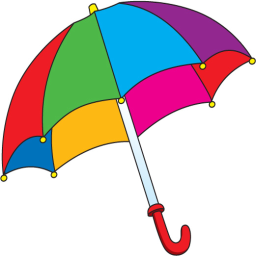
#> input picture lab5hw/umbrella.png, 256 x 256 px
$ jupyter execute 12_segmentation_HW.ipynb
#> lines starting #> are read from the running program, lines starting #| are printed output that depends on the picture
## Zadanie domowe: Segmentacja przez podział i łączenie

Omówioną procedurę segmentacji przez rozrost można określić jako podejście z dołu do góry, od szczegółu do ogółu (ang. *bottom-up*) - zaczynamy od pojedynczego piksela i dochodzimy do całego obrazu lub jego fragmentu.
Segmentację można również zacząć od całego obrazka i dokonywać jego podziału na fragmenty, które ew. mogą zostać później połączone.
Takie podejście można określić jako od góry do dołu, od ogółu do szczegółu (ang. *top-down*).

Niech $R$ oznacza cały obraz, a $Q$ wybrany predykat.
Sprawdzamy, czy zachodzi zależność $Q(R)= TRUE$.
Zwykle tak nie jest, gdyż to oznaczałoby obecność na obrazie tylko jednego obszaru o ''spójnych'' właściwościach, czyli segmentacja w takim przypadku byłaby zbędna (w szczególności zachodziłoby to dla obrazu jednorodnego).
Jeśli $Q(R) = FALSE$ dzielimy obszar $R$ na podobszary.
Zwykle stosuje się tutaj podział na cztery jednakowe kwadratowe podobszary.
Zilustrowano to na poniższym rysunku.

Podział ten można również opisać w formie drzewa, gdzie każdy wierzchołek może mieć dokładnie 4 następniki.
W takim ujęciu korzeń to cały obraz.
Dla nowo powstałych podobszrów $R_1, R_2, R_3, R_4$ sprawdzany jest predykat $Q$.
Jeśli nie jest on spełniony to następuje dalszy podział - w przykładzie na $R_{41}, R_{42}, R_{43}, R_{44}$.
Procedurę kontynuujemy do momentu kiedy wszystkie podobszary będą spójne.
Uwaga. Zwykle określa się minimalny rozmiar podobszaru (większy niż 1 piksel np. blok o rozmiarze $8 \times8$).

W wyniku powyższej procedury otrzymujemy podział obrazka, przy czym często się może zdarzyć, że leżące obok siebie podobszary będą spełniać predykat tj. $Q (R_i \cup R_j) = TRUE$ dla sąsiadujących $R_i$ i $R_j$.
Jest to sprzeczne z podpunktem *5* w warunkach segmentacji.
Zjawisko to eliminowane jest w procedurze łączenia.
Dla każdego z podobszarów sprawdza się jego sąsiadów i jeśli spełniony jest warunek $Q (R_i \cup R_j) = TRUE$  to następuje ich połączenie.
Procedura kontynuowana jest do momentu, kiedy niemożliwe jest dalsze łączenie.

Dla metody możliwe są również uproszczenia.
Przykładowo osłabia się warunek na łączenie z $Q (R_i \cup R_j) = TRUE$ na $Q (R_i)= TRUE i Q(R_j) = TRUE$, czyli warunki muszą być spełnione dla każdego podobszaru osobno, ale już nie dla połączenia.

Uwaga. Podobnie jak dla segmentacji przez rozrost, segmentacja przez podział i łączenie to też tylko pewna koncepcja (pewne ramy) algorytmu.
Stworzenie konkretnego rozwiązania jest zadaniem dla osoby realizującej dany system wizyjny i wymaga analizy konkretnego problemu.

Uwaga. Podany poniżej sposób implementacji nie jest ani jedynym z możliwych, ani optymalnym obliczeniowo.
Ma on za zadanie tylko zilustrować koncepcję tej metody segmentacji.

## Realizacja ćwiczenia

1. Wczytaj obraz *umbrella.png*.
   Dokonaj konwersji z BGR do RGB.
   Wyświetl go.
   Załóżmy, że chcemy dokonać segmentacji poszczególnych fragmentów kolorowego parasola.
   Nasz algorytm opierać się będzie na podejściu podziału i łączenia.
   Jako kryterium podziału zastosujemy ''jednorodność'' danego obszaru, którą można opisać poprzez odchylenie standardowe.
   Przy scalaniu będziemy brać pod uwagę średni ocień koloru tj. łączyć podobszary o zbliżonym odcieniu.

2. W pierwszym etapie należy dokonać konwersji do przestrzeni barw HSV.
   Następnie wybrać tylko składową H (tj. barwę).
   Można ją kontrolnie wyświetlić.

3. Procedurę podziału wygodnie jest zrealizować w formie rekurencji.
   Utwórz funkcję np. `split`, która jako argumenty przyjmować będzie obraz oraz cztery współrzędne analizowanego podobszaru.
   W pierwszym kroku należy wyciąć odpowiedni fragment oraz obliczyć dla niego średnią i odchylenie standardowe (`np.mean` oraz `np.std`).

4. Następnie sprawdzamy czy odchylenie jest mniejsze niż zadany przez nas próg (np. 0.05) oraz czy nie osiągnęliśmy limitu podziału (np. bok kwadratu 8 pikseli).
  Oba potrzebne progi możemy zrealizować za pomocą zmiennych globalnych dostępnych w Python (po prostu zadeklarowanych przed funkcją).
  Potrzeby rozmiar kwadratu obliczamy na podstawie współrzędnych (przekazanych do funkcji jako argumenty)

   Uwaga. Użycie zmiennych globalnych jest złą praktyką programistyczną i zachęcamy do ''opakowania'' obliczeń w klasę - nie jest to jednak obowiązkowe.

5. Jeśli podobszar nie jest jednorodny (tj. duże odchylenie standardowe) i nie osiągnęliśmy minimalnego rozmiaru podobszaru to dokonujemy podziału na cztery części.
      Wyznaczamy rozmiar aktualnego podobszaru (na podstawie jego współrzędnych).
      Z ich wykorzystaniem otrzymujemy cztery identyczne podobszary ($I1,I2,I3,I4$).

      Następnie dla każdego z nich wywołujemy funkcję `split` - rekurencja.
      Najtrudniejsze jest odpowiednie podanie współrzędnych.
      Mają to być **rzeczywiste** współrzędne podobszaru we współrzędnych globalnych (obrazu w pełnej rozdzielczości).
      Podpowiedź. Trzeba ''odpowiednio'' wykorzystać współrzędne podobszaru przed podziałem (tj. argumenty funkcji) oraz rozmiar podobszaru.
      Należy zwrócić uwagę na to, aby nie wystąpił błąd przesunięcia o 1 tj. współrzędna była większa/mniejsza o 1 od rzeczywistej.
      W razie wątpliwości warto sobie te parametry wypisać na konsolę lub użyć debugera.

6. Jeśli podobszar jest jednorodny lub nie możemy już dalej prowadzić podziału to:
   - zapisujemy indeks danego podobszaru: ` seg_res[y1:y2, x1:x2] = index`, gdzie: `seg_res` to globalna macierz o rozmiarze takim jak obraz wejściowy (typ *int16*), `y1,y2,x1,x2` to współrzędne podobszaru. W macierzy `seg_res` zapisywane będą obszary jednorodne.
  Zmienna `index` jest globalnym licznikiem podobszarów.
  Powinna zostać zainicjowana wartością 1 przed pierwszym wywołaniem funkcji `split`.
  Następnie, każdorazowo po przypisaniu należy ją inkrementować.
  Uwaga. Aby możliwa była modyfikacja zmiennej globalnej, należy wewnątrz funkcji dodać np. linijkę: `global seg_res`

  - zapisujemy średnią  podobszaru.
    Wykorzystujemy macierz globalną `MRes` oraz kod podobny do opisanego powyżej.
    Wartości te wykorzystamy przy etapie scalania.

  Uwaga. Podany sposób zapisu wyników podziału jest dość nieefektywny.
  Następuje powielenie tej samej informacji.
  Lepszym pomysłem byłoby wykorzystanie podejścia opartego o grafy, jednak jest ono trudniejsze do ''szybkiej'' implementacji.

7. Proszę wyświetlić macierze `seg_res` in `m_res`. Pierwsza powinna pokazywać podział na obszary - mniejsze lub większe kwadraty. Druga zasadniczo powinna wyglądać podobnie jak składowa H, tylko bardziej ''rozmazany''.

[cell 1]
import os
import cv2
import matplotlib.pyplot as plt
import numpy as np
import os
import requests

url = 'https://raw.githubusercontent.com/vision-agh/poc_sw/master/12_Segmentation/'

fileNames = ["knee.png", "umbrella.png"]
for fileName in fileNames:
  if not os.path.exists(fileName):
      r = requests.get(url + fileName, allow_redirects=True)
      open(fileName, 'wb').write(r.content)

I_umbrella = cv2.imread("umbrella.png", cv2.COLOR_BGR2RGB)
#> I_umbrella is the input picture: shape (256, 256, 3); mean B, G, R 193.8, 192.6, 203

fig, axs = plt.subplots()
axs.axis("off")
axs.imshow(I_umbrella)

plt.show()

[cell 2]
H_umbrella = cv2.cvtColor(I_umbrella, cv2.COLOR_RGB2HSV)[:,:,0]
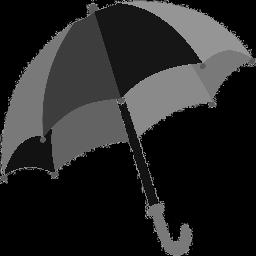
#> H_umbrella: shape (256, 256); min 0, max 178, mean 38.5

fig, axs = plt.subplots()
axs.axis("off")
axs.imshow(H_umbrella)

plt.show()
